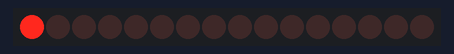
Bench run of a program on a simulated Raspberry Pi (header pin numbers). On the bench: 16 shift-register outputs drawn as a row of LEDs (first output left, lit = HIGH). What the program prints to the terminal is not drawn.

Above: at 0.07 s.
At 0.42 s:
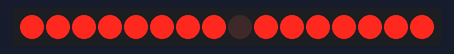
At 1.13 s:
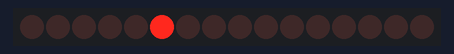
At 2.36 s:
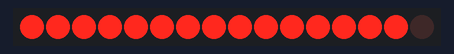
At 4.06 s:
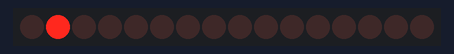
At 5.93 s:
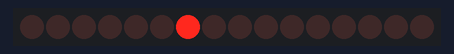
Timing chart, 0 to 6.2 s (numbered marks = the images above):
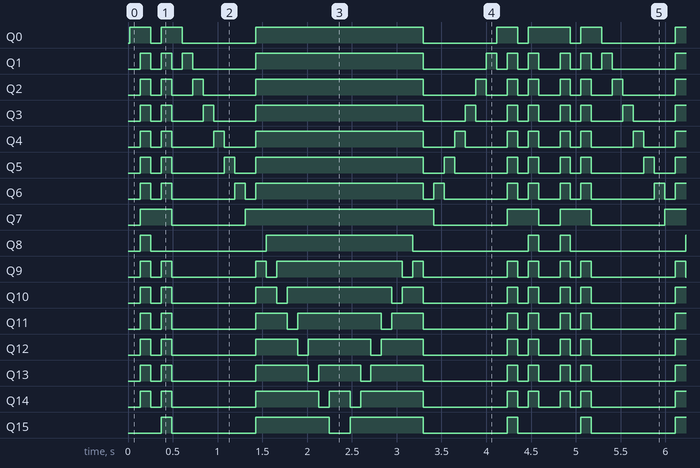

The program:

lession16.py
```python
#!/usr/bin/env python
import RPi.GPIO as GPIO
import time

RCLK = 13
SRCLK = 11
SDI = 12

code_H = [0x01, 0xff, 0x80, 0xff, 0x01, 0x02, 0x04, 0x08, 0x10, 0x20, 0x40, 0x80, 0xff, 0xff, 0xff, 0xff, 0xff, 0xff,
          0xff, 0xff]
code_L = [0x00, 0x7f, 0x00, 0xfe, 0x00, 0x00, 0x00, 0x00, 0x00, 0x00, 0x00, 0x00, 0xfe, 0xfd, 0xfb, 0xf7, 0xef, 0xdf,
          0xbf, 0x7f]


def print_msg():
    print 'Program is running...'
    print 'Please press Ctrl+C to end the program...'


def setup():
    GPIO.setmode(GPIO.BOARD)  # Number GPIOs by its physical location
    GPIO.setup(SDI, GPIO.OUT)
    GPIO.setup(RCLK, GPIO.OUT)
    GPIO.setup(SRCLK, GPIO.OUT)
    GPIO.output(SDI, GPIO.LOW)
    GPIO.output(RCLK, GPIO.LOW)
    GPIO.output(SRCLK, GPIO.LOW)


def hc595_in(dat):
    for bit in range(0, 8):
        GPIO.output(SDI, 0x80 & (dat << bit))
        GPIO.output(SRCLK, GPIO.HIGH)
        time.sleep(0.001)
        GPIO.output(SRCLK, GPIO.LOW)


def hc595_out():
    GPIO.output(RCLK, GPIO.HIGH)
    time.sleep(0.001)
    GPIO.output(RCLK, GPIO.LOW)


def loop():
    while True:
        for i in range(0, len(code_H)):
            hc595_in(code_L[i])
            hc595_in(code_H[i])
            hc595_out()
            time.sleep(0.1)

        for i in range(len(code_H) - 1, -1, -1):
            hc595_in(code_L[i])
            hc595_in(code_H[i])
            hc595_out()
            time.sleep(0.1)


def destroy():  # When program ending, the function is executed.
    GPIO.cleanup()


if __name__ == '__main__':  # Program starting from here
    print_msg()
    setup()
    try:
        loop()
    except KeyboardInterrupt:
        destroy()
```

Measured:
- by itself, Q0: repeats every 4.7 s: LOW 0.12 s, HIGH 0.23 s, LOW 0.82 s, HIGH 1.9 s, LOW 0.82 s, HIGH 0.23 s, LOW 0.12 s, HIGH 0.47 s
- by itself, Q7: repeats every 4.7 s: LOW 0.82 s, HIGH 2.1 s, LOW 0.82 s, HIGH 0.35 s, LOW 0.24 s, HIGH 0.35 s
- by itself, Q8: repeats every 4.7 s: LOW 1.3 s, HIGH 1.6 s, LOW 1.3 s, HIGH 0.12 s, LOW 0.24 s, HIGH 0.12 s
- by itself, Q15: repeats every 4.7 s: LOW 0.94 s, HIGH 0.82 s, LOW 0.24 s, HIGH 0.82 s, LOW 0.94 s, HIGH 0.12 s, LOW 0.70 s, HIGH 0.12 s
- by itself, Q1: repeats every 4.7 s: 2 × (LOW 0.12 s, HIGH 0.12 s), LOW 0.70 s, HIGH 1.9 s, LOW 0.70 s, 2 × (HIGH 0.12 s, LOW 0.12 s), HIGH 0.12 s, LOW 0.24 s, HIGH 0.12 s
- by itself, Q2: repeats every 4.7 s: LOW 0.12 s, HIGH 0.12 s, LOW 0.23 s, HIGH 0.12 s, LOW 0.59 s, HIGH 1.9 s, LOW 0.59 s, HIGH 0.12 s, LOW 0.23 s, HIGH 0.12 s, LOW 0.12 s, HIGH 0.12 s, LOW 0.24 s, HIGH 0.12 s
